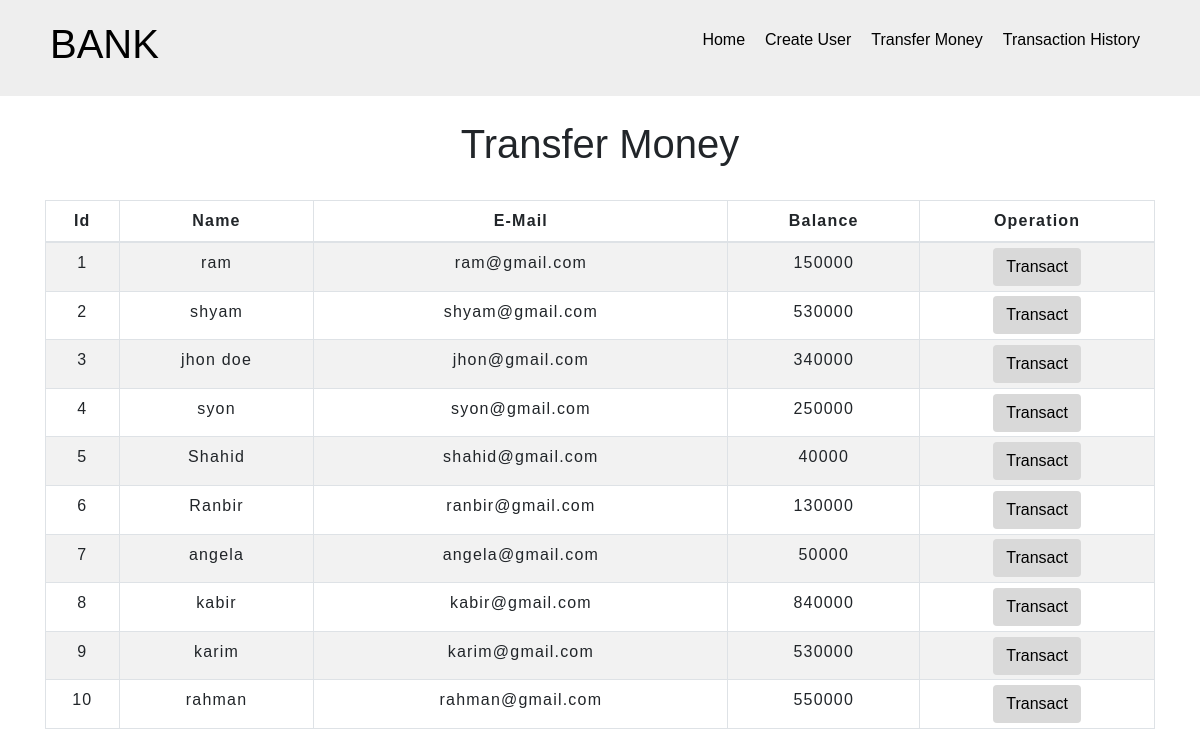
The app's page /transfermoney.php with its own data.
### tables this page shows
CREATE TABLE `users` (
  `id` int(3) NOT NULL,
  `name` text NOT NULL,
  `email` varchar(30) NOT NULL,
  `balance` int(8) NOT NULL
);

### transfermoney.php (the view, shortened to what this page needs)
<!DOCTYPE html>
<html lang="en">
<head>
    <link rel="stylesheet" href="https://maxcdn.bootstrapcdn.com/bootstrap/4.0.0/css/bootstrap.min.css">
    <link rel="stylesheet" type="text/css" href="css/table.css">
    <link rel="stylesheet" type="text/css" href="css/navbar.css">
</head>
<body>
<?php
    include 'config.php';
    $sql = "SELECT * FROM users";
    $result = mysqli_query($conn,$sql);
?>
<?php
  include 'navbar.php';
?>
<div class="container">
        <h2 class="text-center pt-4">Transfer Money</h2>
        <br>
            <div class="row">
                <div class="col">
                    <div class="table-responsive-sm">
                    <table class="table table-hover table-sm table-striped table-condensed table-bordered">
                        <thead>
                            <tr>
                            <th scope="col" class="text-center py-2">Id</th>
                            <th scope="col" class="text-center py-2">Name</th>
                            <th scope="col" class="text-center py-2">E-Mail</th>
                            <th scope="col" class="text-center py-2">Balance</th>
                            <th scope="col" class="text-center py-2">Operation</th>
                            </tr>
                        </thead>
                        <tbody>
                <?php
                    while($rows=mysqli_fetch_assoc($result)){
                ?>
                    <tr>
                        <td class="py-2"><?php echo $rows['id'] ?></td>
                        <td class="py-2"><?php echo $rows['name']?></td>
                        <td class="py-2"><?php echo $rows['email']?></td>
                        <td class="py-2"><?php echo $rows['balance']?></td>
                        <td><a href="selecteduserdetail.php?id= <?php echo $rows['id'] ;?>"> <button type="button" class="btn">Transact</button></a></td>
                    </tr>
                <?php
                    }
                ?>
                        </tbody>
                    </table>
                    </div>
                </div>
            </div>
         </div>
</body>
</html>

### navbar.php
<nav class="navbar">
          <a href="index.php"><h2>BANK</h2></a>
          <div>
              <ul>
                <li>
                  <a href="index.php">Home</a>
                </li>
                <li>
                  <a href="createuser.php">Create User</a>
                </li>
                <li>
                  <a href="transfermoney.php">Transfer Money</a>
                </li>
                <li>
                  <a href="transactionhistory.php">Transaction History</a>
                </li>
          </div>
        </nav>

### css/table.css (style rules this page uses)
* { padding: 0; margin: 0; box-sizing: border-box; font-family: sans-serif; }
h2 { font-size: 40px; }
table { letter-spacing: 1.2px; }
td { text-align: center; }
button { border:none; background: #d9d9d9; transition: 1s; }

### css/navbar.css (style rules this page uses)
* { margin: 0; }
.navbar { display: flex; justify-content: space-between; align-items: center; padding: 20px 50px; font-family: sans-serif; background: #eee; }
.navbar div ul { list-style: none; display: flex; justify-content: space-between; }
.navbar div ul li { padding: 0px 10px; }
a { text-decoration: none; color: #000; }

### transfermoney.php (style rules this page uses)
button { transition: 1.5s; }

### records on screen
users: id "1", name "ram", email "ram@gmail.com", balance "150000"
users: id "2", name "shyam", email "shyam@gmail.com", balance "530000"
users: id "3", name "jhon doe", email "jhon@gmail.com", balance "340000"
users: id "4", name "syon", email "syon@gmail.com", balance "250000"
users: id "5", name "Shahid", email "shahid@gmail.com", balance "40000"
users: id "6", name "Ranbir", email "ranbir@gmail.com", balance "130000"
users: id "7", name "angela", email "angela@gmail.com", balance "50000"
users: id "8", name "kabir", email "kabir@gmail.com", balance "840000"
users: id "9", name "karim", email "karim@gmail.com", balance "530000"
users: id "10", name "rahman", email "rahman@gmail.com", balance "550000"
